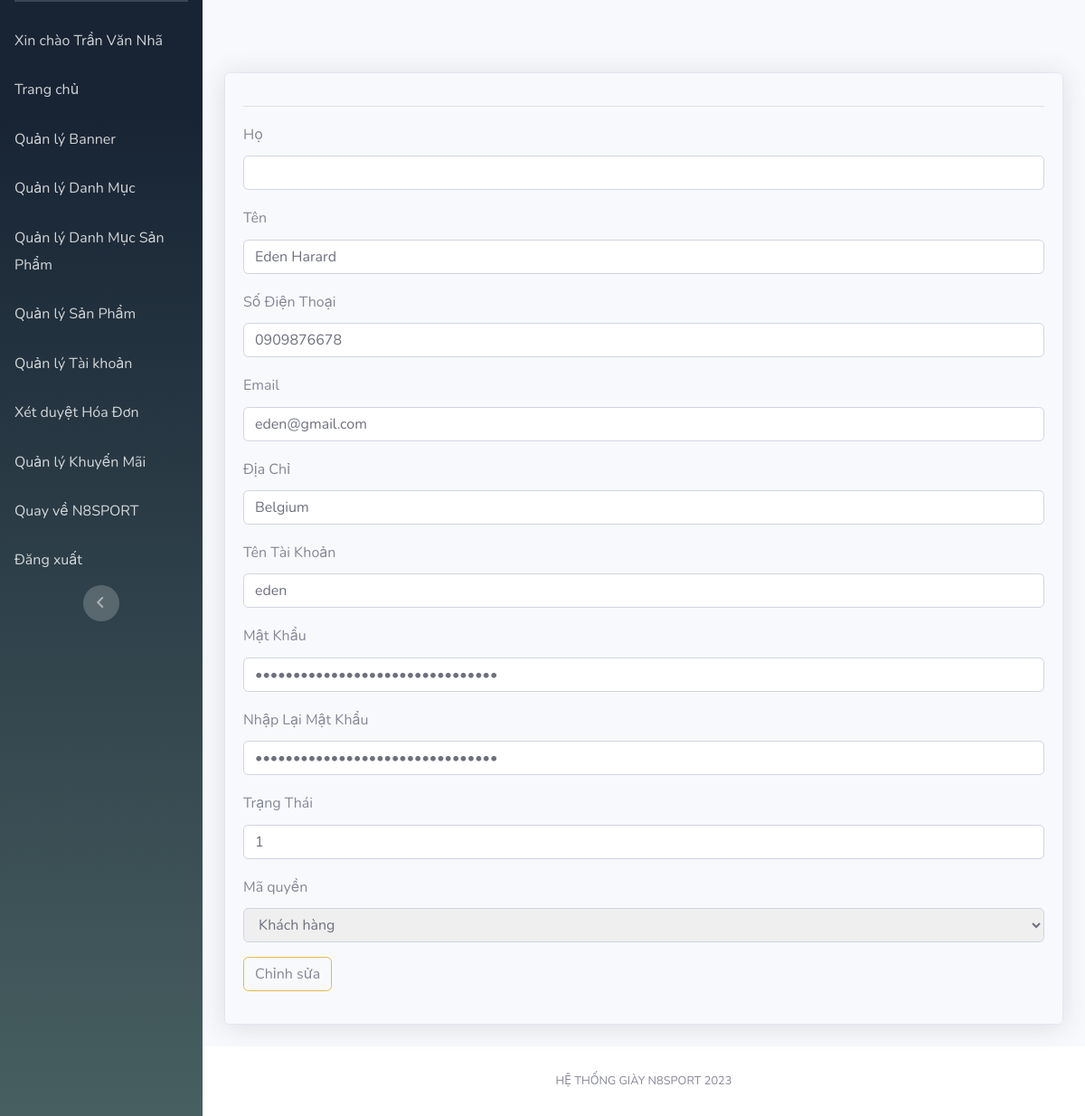
Page /Admin/index.php?mod=nguoidung&act=edit&id=44 (signed in) on the committed database.
### tables this page shows
CREATE TABLE `nguoidung` (
  `MaND` int(11) NOT NULL,
  `Ho` varchar(20) NOT NULL,
  `Ten` varchar(20) NOT NULL,
  `GioiTinh` varchar(10) NOT NULL,
  `SDT` varchar(20) DEFAULT NULL,
  `Email` varchar(50) NOT NULL,
  `DiaChi` varchar(200) NOT NULL,
  `TaiKhoan` varchar(100) NOT NULL,
  `MatKhau` varchar(100) NOT NULL,
  `MaQuyen` int(11) NOT NULL,
  `TrangThai` int(11) NOT NULL
);

### Admin/controllers/NguoiDungController.php (called while the page is built, shortened)
<?php
class NguoiDungController
{
    var $nguoidung_model;
    public function __construct()
    {
        $this->nguoidung_model = new nguoidung();
    }
    public function edit()
    {
        $id = isset($_GET['id']) ? $_GET['id'] : 1;
        $data = $this->nguoidung_model->find($id);
        require_once("Views/Admin/index.php");
    }
}

### Admin/Models/connection.php (called while the page is built, shortened)
<?php
    class Connection{
        function __construct()
        {
            $severname ="localhost";
            $username ="root";
            $password ="";
            $db_name ="n8sport";
            $this->conn = new mysqli($severname,$username,$password,$db_name);
        }
    }
?>

### Admin/Models/model.php (called while the page is built, shortened)
<?php
require_once("connection.php");
class Model
{
    var $conn;
    var $table;
    var $contens;
    function __construct()
    {
        $conn_obj = new Connection();
        $this->conn = $conn_obj->conn;
    }
    function find($id)
    {
        $query = "select * from $this->table where $this->contens =$id";
        return $this->conn->query($query)->fetch_assoc();
    }
}

### Admin/Views/nguoidung/edit.php (the view, shortened to what this page needs)
<hr>
<table class="table table-bordered" id="dataTable" width="100%" cellspacing="0">
    <form action="?mod=nguoidung&act=update" method="POST" role="form" enctype="multipart/form-data">
        <div class="form-group">
               <label for="">Họ</label>
               <input type="text" class="form-control" id="" placeholder="" name="Ho" value="<?= $data['Ho']?>">
           </div>
           <div class="form-group">
               <label for="">Tên</label>
               <input type="text" class="form-control" id="" placeholder="" name="Ten" value="<?= $data['Ten']?>">
           </div>
           <div class="form-group">
               <label for="">Số Điện Thoại</label>
               <input type="text" class="form-control" id="" placeholder="" name="SDT" value="<?= $data['SDT']?>">
           </div>
           <div class="form-group">
               <label for="">Email</label>
               <input type="Email" class="form-control" id="" placeholder="" name="Email" value="<?= $data['Email']?>">
           </div>
           <div class="form-group">
               <label for="">Địa Chỉ</label>
               <input type="text" class="form-control" id="" placeholder="" name="DiaChi" value="<?= $data['DiaChi']?>">
           </div>
           <div class="form-group">
               <label for="">Tên Tài Khoản</label>
               <input type="text" class="form-control" id="" placeholder="" name="TaiKhoan" value="<?= $data['TaiKhoan']?>">
           </div>
           <div class="form-group">
               <label for="">Mật Khẩu</label>
               <input type="Password" class="form-control" id="" placeholder="" name="MatKhau" value="<?= $data['MatKhau']?>">
           </div>
           <div class="form-group">
               <label for="">Nhập Lại Mật Khẩu</label>
               <input type="Password" class="form-control" id="" placeholder="" name="MatKhau" value="<?= $data['MatKhau']?>">
           </div>
           <div class="form-group">
               <label for="">Trạng Thái</label>
               <input type="text" class="form-control" id="" placeholder="" name="TrangThai" value="<?= $data['TrangThai']?>">
           </div>
           <div class="form-group">
           <div class="form-group">
               <label for="">Mã quyền</label>
               <select id="" name="MaQuyen" class="form-control">
                    <option <?= ($data['MaQuyen'] == '1')?'selected':''?> value="1"> Khách hàng</option>
               </select>
           </div>
           </div>
           <button type="submit" class="btn btn-primary">Chỉnh sửa</button>
    </form>
</table>

### rows in the picture
nguoidung: Ten "Eden Harard", SDT "0909876678", Email "eden@gmail.com", DiaChi "Belgium", TaiKhoan "eden", TrangThai "1", MaQuyen "Khách hàng"

### other values in the picture
$_SESSION['login']['Ho'] "Trần Văn"
$_SESSION['login']['Ten'] "Nhã"
